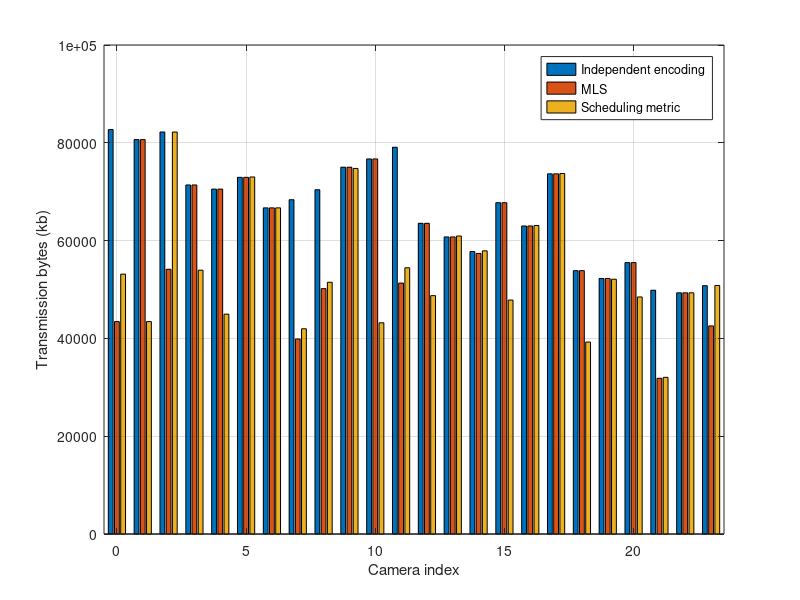

This figure's MATLAB source:
clear;
close all;

indep =  [82712 80658 82210 71379 70535 72939 66695 68364 70406 75013 76701 79090 63535 60752 57769 67756 62992 73657 53857 52254 55505 49849 49326 50782 ];

metric = [53145 43439 82197 53947 44959 73011 66695 41969 51482 74757 43190 54443 48746 60934 57905 47843 63088 73720 39257 52104 48475 32039 49326 50829 ];

MLS =    [43439 80658 54135 71379 70535 72939 66695 39887 50180 75013 76701 51319 63535 60752 57378 67756 62992 73657 53857 52254 55505 31839 49326 42555 ];

y = [];
for i = 1:24
    y = [y ; indep(i) MLS(i) metric(i)];
    %y = [y ; indep(i)/1024 metric(i)/1024];
end
x = 0:23;

bar(x,y);
set(gca,'xticklabel');
set(gcf,'color','none');
set(gca,'color','none');
xlim([-0.5 23.5])
%ylim([0.5 1.6]);
xlabel(gca,'Camera index');
ylabel(gca,'Transmission bytes (kb)');
legend('Independent encoding','MLS','Scheduling metric');
grid on;